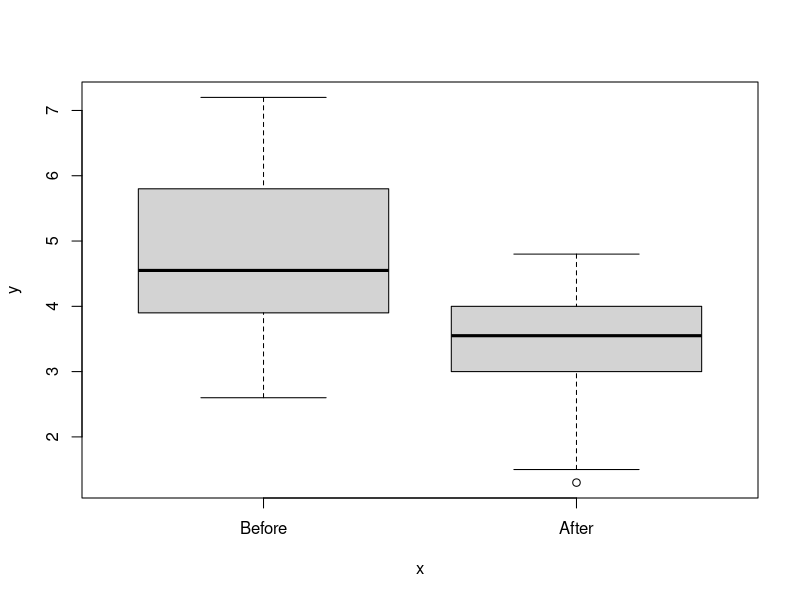
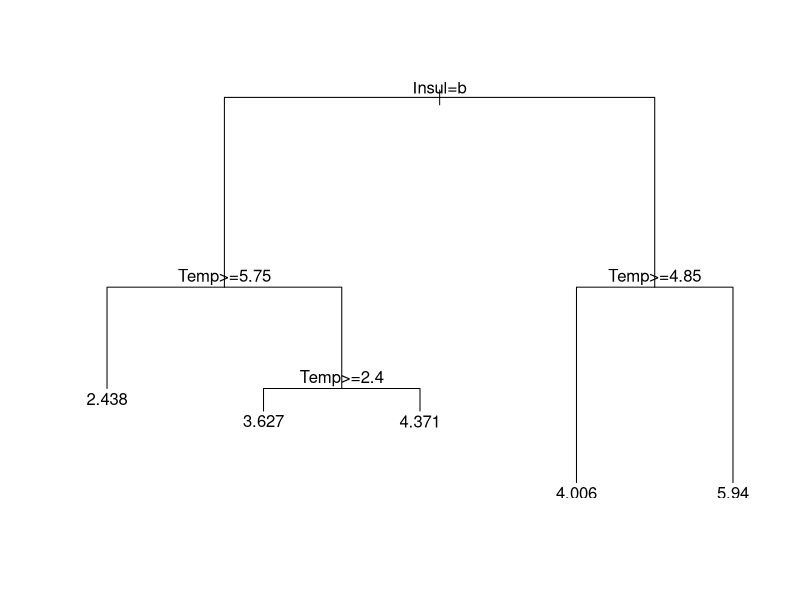

These figures' R source, in order:
library(MASS)
head(whiteside)
library(rpart)
plot(whiteside$Insul, whiteside$Gas)
rpartModel <- rpart(Gas ~ ., data = whiteside)
plot(rpartModel)
text(rpartModel)
  
  